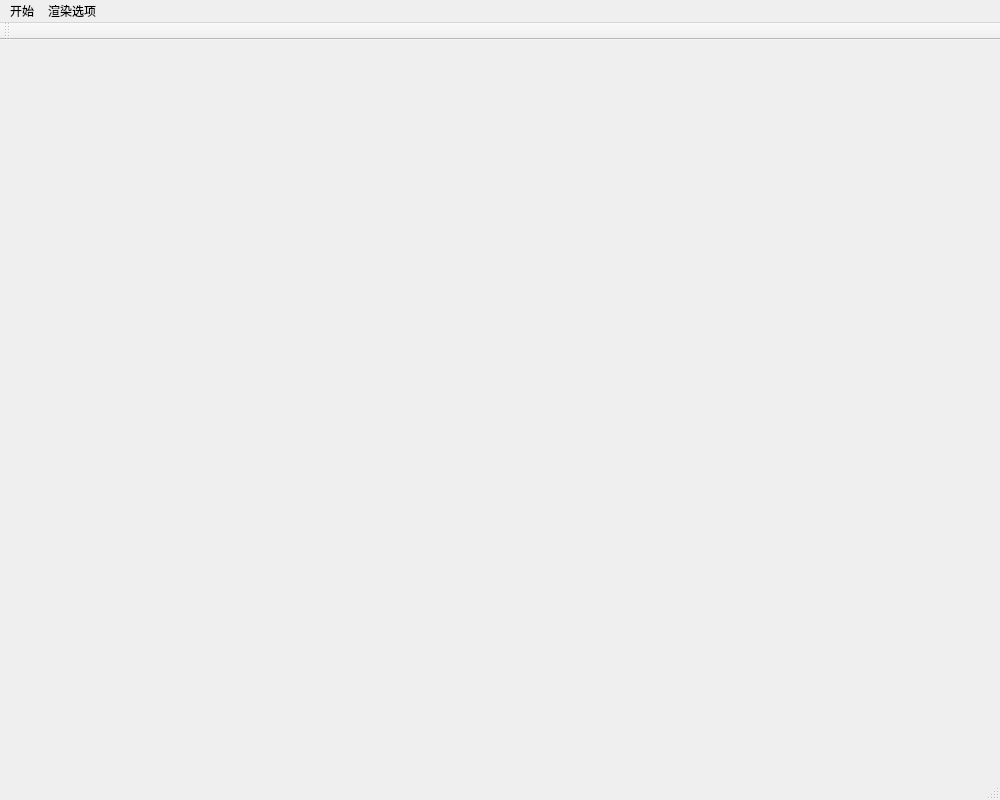
<?xml version="1.0" encoding="UTF-8"?>
<ui version="4.0">
 <class>CPBRClass</class>
 <widget class="QMainWindow" name="CPBRClass">
  <property name="geometry">
   <rect>
    <x>0</x>
    <y>0</y>
    <width>1000</width>
    <height>800</height>
   </rect>
  </property>
  <property name="minimumSize">
   <size>
    <width>400</width>
    <height>300</height>
   </size>
  </property>
  <property name="windowTitle">
   <string>CPBR</string>
  </property>
  <widget class="QWidget" name="centralWidget"/>
  <widget class="QMenuBar" name="menuBar">
   <property name="geometry">
    <rect>
     <x>0</x>
     <y>0</y>
     <width>1000</width>
     <height>29</height>
    </rect>
   </property>
   <widget class="QMenu" name="menu_start">
    <property name="title">
     <string>开始</string>
    </property>
   </widget>
   <widget class="QMenu" name="menu_shading">
    <property name="title">
     <string>渲染选项</string>
    </property>
    <widget class="QMenu" name="menu_post_process">
     <property name="title">
      <string>后期处理</string>
     </property>
     <addaction name="action_pp_normal"/>
     <addaction name="action_pp_gray"/>
     <addaction name="action_pp_invers"/>
     <addaction name="action_pp_blur"/>
     <addaction name="action_pp_sharpen"/>
     <addaction name="action_pp_edge_det"/>
    </widget>
    <addaction name="action_color_bg"/>
    <addaction name="action_color_border"/>
    <addaction name="separator"/>
    <addaction name="action_rb_3d"/>
    <addaction name="action_eye_delta"/>
    <addaction name="separator"/>
    <addaction name="menu_post_process"/>
   </widget>
   <addaction name="menu_start"/>
   <addaction name="menu_shading"/>
  </widget>
  <widget class="QToolBar" name="mainToolBar">
   <attribute name="toolBarArea">
    <enum>TopToolBarArea</enum>
   </attribute>
   <attribute name="toolBarBreak">
    <bool>false</bool>
   </attribute>
  </widget>
  <widget class="QStatusBar" name="statusBar"/>
  <action name="action_rb_3d">
   <property name="checkable">
    <bool>true</bool>
   </property>
   <property name="text">
    <string>红蓝3D</string>
   </property>
   <property name="shortcut">
    <string>Ctrl+V</string>
   </property>
  </action>
  <action name="action_eye_delta">
   <property name="text">
    <string>双眼视距</string>
   </property>
  </action>
  <action name="action_pp_gray">
   <property name="checkable">
    <bool>true</bool>
   </property>
   <property name="text">
    <string>灰度</string>
   </property>
   <property name="shortcut">
    <string>Ctrl+S, Ctrl+Q</string>
   </property>
  </action>
  <action name="action_pp_normal">
   <property name="checkable">
    <bool>true</bool>
   </property>
   <property name="text">
    <string>原色</string>
   </property>
   <property name="shortcut">
    <string>Ctrl+S, Ctrl+S</string>
   </property>
  </action>
  <action name="action_color_bg">
   <property name="text">
    <string>背景颜色</string>
   </property>
  </action>
  <action name="action_color_border">
   <property name="text">
    <string>边框颜色</string>
   </property>
  </action>
  <action name="action_pp_invers">
   <property name="checkable">
    <bool>true</bool>
   </property>
   <property name="text">
    <string>反相</string>
   </property>
   <property name="shortcut">
    <string>Ctrl+S, Ctrl+W</string>
   </property>
  </action>
  <action name="action_pp_blur">
   <property name="checkable">
    <bool>true</bool>
   </property>
   <property name="text">
    <string>模糊</string>
   </property>
   <property name="shortcut">
    <string>Ctrl+S, Ctrl+E</string>
   </property>
  </action>
  <action name="action_pp_sharpen">
   <property name="checkable">
    <bool>true</bool>
   </property>
   <property name="text">
    <string>锐化</string>
   </property>
   <property name="shortcut">
    <string>Ctrl+S, Ctrl+R</string>
   </property>
  </action>
  <action name="action_pp_edge_det">
   <property name="checkable">
    <bool>true</bool>
   </property>
   <property name="text">
    <string>边缘检测</string>
   </property>
   <property name="shortcut">
    <string>Ctrl+S, Ctrl+T</string>
   </property>
  </action>
 </widget>
 <layoutdefault spacing="6" margin="11"/>
 <resources>
  <include location="../cpbr.qrc"/>
 </resources>
 <connections/>
</ui>
